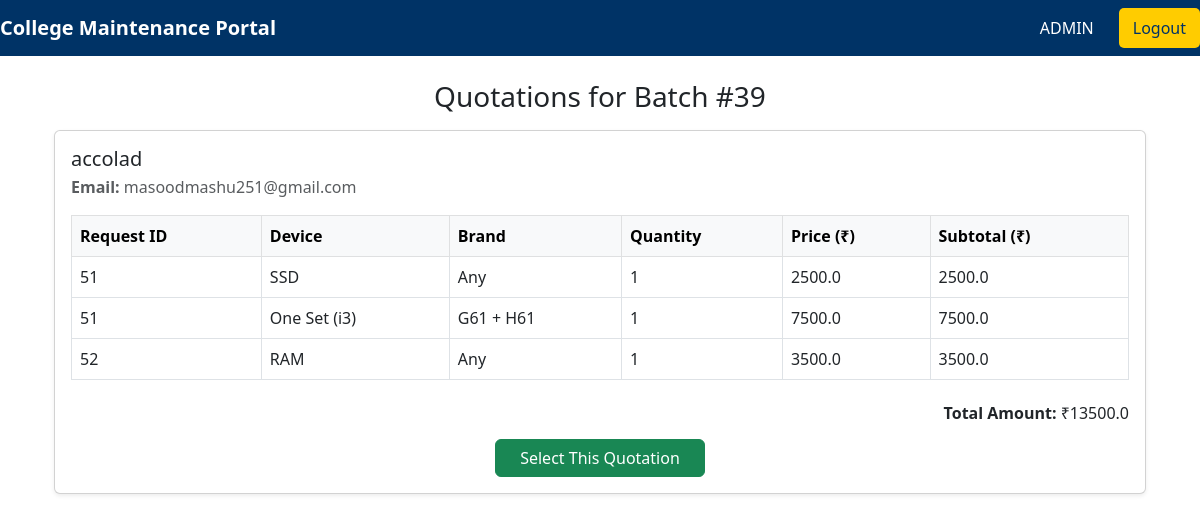
/principal/quotations/39/ (signed in), run on the app's committed database.
### maintenance_app/models.py (models this page shows, shortened)
class QuotationBatch(models.Model):
    requests = models.TextField(help_text="JSON list of request IDs")
    token = models.CharField(max_length=64, unique=True, default=uuid.uuid4().hex)
    created_at = models.DateTimeField(default=timezone.now)

class QuotationResponse(models.Model):
    batch = models.ForeignKey(QuotationBatch, on_delete=models.CASCADE, related_name='responses')
    company_name = models.CharField(max_length=255)
    email = models.EmailField()
    submitted_at = models.DateTimeField(default=timezone.now)
    total_amount = models.FloatField(default=0)
    selected = models.BooleanField(default=False)

class QuotationItem(models.Model):
    quotation = models.ForeignKey(QuotationResponse, on_delete=models.CASCADE, related_name='items')
    request = models.ForeignKey('MaintenanceRequest', on_delete=models.CASCADE)
    device = models.CharField(max_length=255)
    brand = models.CharField(max_length=255, blank=True, null=True)
    quantity = models.IntegerField(default=1)
    price = models.FloatField(default=0)
    subtotal = models.FloatField(default=0)

### maintenance_app/views.py (the view)
# urls.py: path('principal/quotations/<int:batch_id>/',views.principal_view_quotations_batch,name='principal_view_quotations_batch'),
@login_required
@user_passes_test(is_admin)
def principal_view_quotations_batch(request, batch_id):
    batch = get_object_or_404(QuotationBatch, id=batch_id)
    quotations = QuotationResponse.objects.filter(batch=batch).order_by("-submitted_at")
    return render(request, "quotation_batch_detail.html", {
        "batch": batch,
        "quotations": quotations,
    })

### maintenance_app/views.py (called while the page is built)
def is_admin(user):
    try:
        return user.profile.role in ['ADMIN', 'PRINCIPAL']
    except Exception:
        return user.is_superuser

### maintenance_app/templates/quotation_batch_detail.html (shortened to what this page needs)
{% extends 'base.html' %}
{% block content %}
<div class="container mt-4">
  <h3 class="text-center mb-3">Quotations for Batch #{{ batch.id }}</h3>
  {% if quotations %}
    {% for q in quotations %}
    <div class="card mb-3 shadow-sm">
      <div class="card-body">
        <h5 class="mb-1">{{ q.company_name }}</h5>
        <p class="text-muted mb-3"><strong>Email:</strong> {{ q.email }}</p>
        <div class="table-responsive">
          <table class="table table-bordered align-middle">
            <thead class="table-light">
              <tr>
                <th>Request ID</th>
                <th>Device</th>
                <th>Brand</th>
                <th>Quantity</th>
                <th>Price (₹)</th>
                <th>Subtotal (₹)</th>
              </tr>
            </thead>
            <tbody>
              {% for item in q.items.all %}
              <tr>
                <td>{{ item.request_id }}</td>
                <td>{{ item.device }}</td>
                <td>{{ item.brand }}</td>
                <td>{{ item.quantity }}</td>
                <td>{{ item.price }}</td>
                <td>{{ item.subtotal }}</td>
              </tr>
              {% endfor %}
            </tbody>
          </table>
        </div>
        <h6 class="text-end mt-2">
          <strong>Total Amount:</strong> ₹{{ q.total_amount }}
        </h6>
        {% if q.selected %}
          <div class="alert alert-success text-center mt-3 mb-0">
            ✅ This quotation has been selected
          </div>
        {% else %}
          <form method="post" action="{% url 'select_quotation' q.id %}" class="text-center mt-3 mb-0">
            <button type="submit" class="btn btn-success px-4">
              Select This Quotation
            </button>
          </form>
        {% endif %}
      </div>
    </div>
    {% endfor %}
  {% else %}
    <p class="text-center text-muted">No quotations submitted yet.</p>
  {% endif %}
</div>
{% endblock %}

### maintenance_app/templates/base.html (shortened to what this page needs)
{% load static %}
<!DOCTYPE html>
<html lang="en">
<head>
  <link rel="stylesheet" href="{% static 'css/style.css' %}">
  <link href="https://cdn.jsdelivr.net/npm/bootstrap@5.3.0/dist/css/bootstrap.min.css" rel="stylesheet">
</head>
<body>
<header>
  <nav class="navbar">
    <div class="logo">College Maintenance Portal</div>
    <ul class="nav-links" id="navLinks">
      {% if user.is_authenticated %}
      <li class="user-info">
        <span class="navbar-text text-white">{{ user.username }}</span>
      </li>
      {% endif %}
      <li>
        <form method="post" action="{% url 'logout' %}">
          <button class="logout-btn">Logout</button>
        </form>
      </li>
    </ul>
  </nav>
</header>
<div class="container mt-4">
  {% block content %}{% endblock %}
</div>
</body>
</html>

### maintenance_app/static/css/style.css (style rules this page uses)
.navbar { display: flex; justify-content: space-between; align-items: center; background: #003366; padding: 15px 30px; color: white; position: relative; z-index: 1000; }
.logo { font-size: 20px; font-weight: bold; }
.nav-links { list-style: none; display: flex; align-items: center; gap: 25px; margin: 0; padding: 0; }
.nav-links li { display: flex; align-items: center; }
.navbar-text { color: white; font-weight: 500; }
.logout-btn { background: #ffcc00; color: #003366; border: none; padding: 8px 14px; border-radius: 5px; cursor: pointer; transition: background 0.3s; }

### data on the page
QuotationBatch: id "39"
QuotationResponse: company_name "accolad", email "masoodmashu251@gmail.com", total_amount "13500.0", selected "Select This Quotation"
QuotationItem: request_id "51", device "SSD", brand "Any", quantity "1", price "2500.0", subtotal "2500.0"
QuotationItem: request_id "51", device "One Set (i3)", brand "G61 + H61", quantity "1", price "7500.0", subtotal "7500.0"
QuotationItem: request_id "52", device "RAM", brand "Any", quantity "1", price "3500.0", subtotal "3500.0"

### other printed values
{{ user.username }} "ADMIN"
